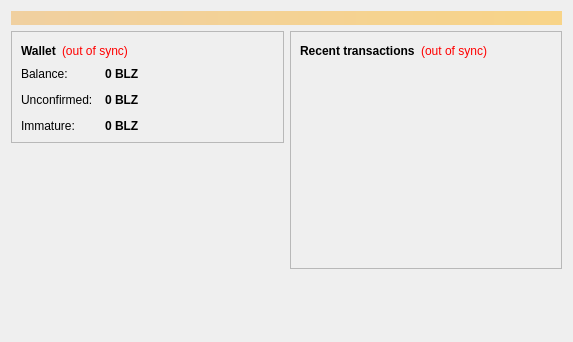
<?xml version="1.0" encoding="UTF-8"?>
<ui version="4.0">
 <class>OverviewPage</class>
 <widget class="QWidget" name="OverviewPage">
  <property name="geometry">
   <rect>
    <x>0</x>
    <y>0</y>
    <width>573</width>
    <height>342</height>
   </rect>
  </property>
  <property name="windowTitle">
   <string>Form</string>
  </property>
  <layout class="QVBoxLayout" name="topLayout">
   <item>
    <widget class="QLabel" name="labelAlerts">
     <property name="visible">
      <bool>false</bool>
     </property>
     <property name="styleSheet">
      <string notr="true">background-color: qlineargradient(x1: 0, y1: 0, x2: 1, y2: 0, stop:0 #F0D0A0, stop:1 #F8D488); color:#000000;</string>
     </property>
     <property name="wordWrap">
      <bool>true</bool>
     </property>
     <property name="margin">
      <number>3</number>
     </property>
    </widget>
   </item>
   <item>
    <layout class="QHBoxLayout" name="horizontalLayout" stretch="1,1">
     <item>
      <layout class="QVBoxLayout" name="verticalLayout_2">
       <item>
        <widget class="QFrame" name="frame">
         <property name="frameShape">
          <enum>QFrame::StyledPanel</enum>
         </property>
         <property name="frameShadow">
          <enum>QFrame::Raised</enum>
         </property>
         <layout class="QVBoxLayout" name="verticalLayout_4">
          <item>
           <layout class="QHBoxLayout" name="horizontalLayout_4">
            <item>
             <widget class="QLabel" name="label_5">
              <property name="font">
               <font>
                <weight>75</weight>
                <bold>true</bold>
               </font>
              </property>
              <property name="text">
               <string>Wallet</string>
              </property>
             </widget>
            </item>
            <item>
             <widget class="QLabel" name="labelWalletStatus">
              <property name="toolTip">
               <string>The displayed information may be out of date. Your wallet automatically synchronizes with the Blizzardcoin network after a connection is established, but this process has not completed yet.</string>
              </property>
              <property name="styleSheet">
               <string notr="true">QLabel { color: red; }</string>
              </property>
              <property name="text">
               <string notr="true">(out of sync)</string>
              </property>
              <property name="alignment">
               <set>Qt::AlignLeading|Qt::AlignLeft|Qt::AlignVCenter</set>
              </property>
             </widget>
            </item>
            <item>
             <spacer name="horizontalSpacer_2">
              <property name="orientation">
               <enum>Qt::Horizontal</enum>
              </property>
              <property name="sizeHint" stdset="0">
               <size>
                <width>40</width>
                <height>20</height>
               </size>
              </property>
             </spacer>
            </item>
           </layout>
          </item>
          <item>
           <layout class="QFormLayout" name="formLayout_2">
            <property name="fieldGrowthPolicy">
             <enum>QFormLayout::AllNonFixedFieldsGrow</enum>
            </property>
            <property name="horizontalSpacing">
             <number>12</number>
            </property>
            <property name="verticalSpacing">
             <number>12</number>
            </property>
            <item row="0" column="0">
             <widget class="QLabel" name="label">
              <property name="text">
               <string>Balance:</string>
              </property>
             </widget>
            </item>
            <item row="0" column="1">
             <widget class="QLabel" name="labelBalance">
              <property name="font">
               <font>
                <weight>75</weight>
                <bold>true</bold>
               </font>
              </property>
              <property name="cursor">
               <cursorShape>IBeamCursor</cursorShape>
              </property>
              <property name="toolTip">
               <string>Your current balance</string>
              </property>
              <property name="text">
               <string notr="true">0 BLZ</string>
              </property>
              <property name="textInteractionFlags">
               <set>Qt::LinksAccessibleByMouse|Qt::TextSelectableByKeyboard|Qt::TextSelectableByMouse</set>
              </property>
             </widget>
            </item>
            <item row="1" column="0">
             <widget class="QLabel" name="label_3">
              <property name="text">
               <string>Unconfirmed:</string>
              </property>
             </widget>
            </item>
            <item row="1" column="1">
             <widget class="QLabel" name="labelUnconfirmed">
              <property name="font">
               <font>
                <weight>75</weight>
                <bold>true</bold>
               </font>
              </property>
              <property name="cursor">
               <cursorShape>IBeamCursor</cursorShape>
              </property>
              <property name="toolTip">
               <string>Total of transactions that have yet to be confirmed, and do not yet count toward the current balance</string>
              </property>
              <property name="text">
               <string notr="true">0 BLZ</string>
              </property>
              <property name="textInteractionFlags">
               <set>Qt::LinksAccessibleByMouse|Qt::TextSelectableByKeyboard|Qt::TextSelectableByMouse</set>
              </property>
             </widget>
            </item>
            <item row="2" column="0">
             <widget class="QLabel" name="labelImmatureText">
              <property name="text">
               <string>Immature:</string>
              </property>
             </widget>
            </item>
            <item row="2" column="1">
             <widget class="QLabel" name="labelImmature">
              <property name="font">
               <font>
                <weight>75</weight>
                <bold>true</bold>
               </font>
              </property>
              <property name="toolTip">
               <string>Mined balance that has not yet matured</string>
              </property>
              <property name="text">
               <string notr="true">0 BLZ</string>
              </property>
              <property name="textInteractionFlags">
               <set>Qt::LinksAccessibleByMouse|Qt::TextSelectableByKeyboard|Qt::TextSelectableByMouse</set>
              </property>
             </widget>
            </item>
           </layout>
          </item>
         </layout>
        </widget>
       </item>
       <item>
        <spacer name="verticalSpacer">
         <property name="orientation">
          <enum>Qt::Vertical</enum>
         </property>
         <property name="sizeHint" stdset="0">
          <size>
           <width>20</width>
           <height>40</height>
          </size>
         </property>
        </spacer>
       </item>
      </layout>
     </item>
     <item>
      <layout class="QVBoxLayout" name="verticalLayout_3">
       <item>
        <widget class="QFrame" name="frame_2">
         <property name="frameShape">
          <enum>QFrame::StyledPanel</enum>
         </property>
         <property name="frameShadow">
          <enum>QFrame::Raised</enum>
         </property>
         <layout class="QVBoxLayout" name="verticalLayout">
          <item>
           <layout class="QHBoxLayout" name="horizontalLayout_2">
            <item>
             <widget class="QLabel" name="label_4">
              <property name="text">
               <string>&lt;b&gt;Recent transactions&lt;/b&gt;</string>
              </property>
             </widget>
            </item>
            <item>
             <widget class="QLabel" name="labelTransactionsStatus">
              <property name="toolTip">
               <string>The displayed information may be out of date. Your wallet automatically synchronizes with the Blizzardcoin network after a connection is established, but this process has not completed yet.</string>
              </property>
              <property name="styleSheet">
               <string notr="true">QLabel { color: red; }</string>
              </property>
              <property name="text">
               <string notr="true">(out of sync)</string>
              </property>
              <property name="alignment">
               <set>Qt::AlignRight|Qt::AlignTrailing|Qt::AlignVCenter</set>
              </property>
             </widget>
            </item>
            <item>
             <spacer name="horizontalSpacer">
              <property name="orientation">
               <enum>Qt::Horizontal</enum>
              </property>
              <property name="sizeHint" stdset="0">
               <size>
                <width>40</width>
                <height>20</height>
               </size>
              </property>
             </spacer>
            </item>
           </layout>
          </item>
          <item>
           <widget class="QListView" name="listTransactions">
            <property name="styleSheet">
             <string notr="true">QListView { background: transparent; }</string>
            </property>
            <property name="frameShape">
             <enum>QFrame::NoFrame</enum>
            </property>
            <property name="verticalScrollBarPolicy">
             <enum>Qt::ScrollBarAlwaysOff</enum>
            </property>
            <property name="horizontalScrollBarPolicy">
             <enum>Qt::ScrollBarAlwaysOff</enum>
            </property>
            <property name="selectionMode">
             <enum>QAbstractItemView::NoSelection</enum>
            </property>
           </widget>
          </item>
         </layout>
        </widget>
       </item>
       <item>
        <spacer name="verticalSpacer_2">
         <property name="orientation">
          <enum>Qt::Vertical</enum>
         </property>
         <property name="sizeHint" stdset="0">
          <size>
           <width>20</width>
           <height>40</height>
          </size>
         </property>
        </spacer>
       </item>
      </layout>
     </item>
    </layout>
   </item>
  </layout>
 </widget>
 <resources/>
 <connections/>
</ui>
